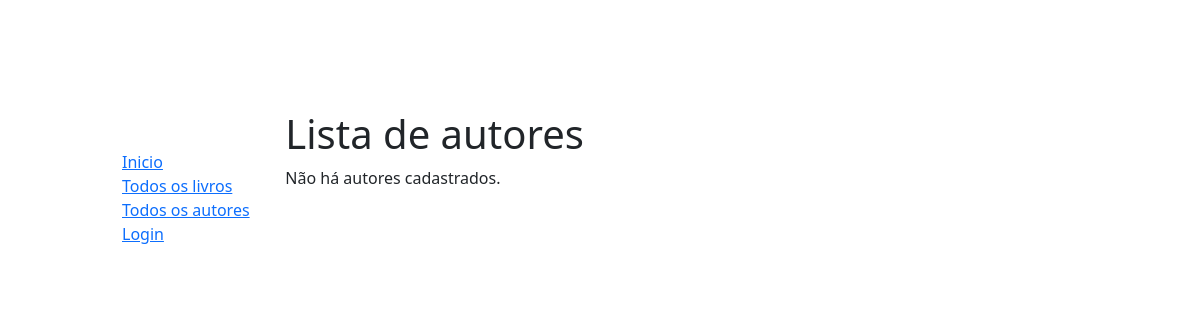
The app's page /catalog/autores, older data.
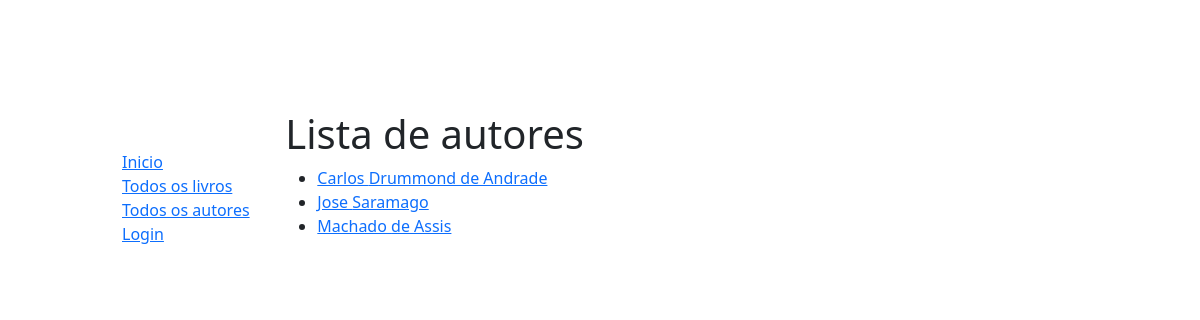
The same page, newer data.
### catalog/models.py (models this page shows, shortened)
class Autor(models.Model):
    nome = models.CharField(max_length=100)
    sobrenome = models.CharField(max_length=100)
    data_nascimento = models.DateField(null=True, blank=True)
    data_morte = models.DateField('Data da morte', null= True, blank= True)
    class Meta:
        ordering = ['nome','sobrenome']
    def get_absolute_url(self):
        return reverse('autor-detail', args=[str(self.id)])

### catalog/views.py (the view)
# urls.py: path('autores', views.AutorListView.as_view(), name = 'autores'),
class AutorListView(generic.ListView):
    model = Autor

### catalog/templates/catalog/autor_list.html
{% extends "base_generic.html" %}
{% block content %}
  <h1>Lista de autores</h1>
  {% if autor_list %}
  <ul>
    {% for autor in autor_list %}
      <li>
        <a href=" {{ autor.get_absolute_url }}">{{ autor.nome }} {{ autor.sobrenome }} </a>
      </li>
    {% endfor %}
  </ul>
  {% else %}
    <p>Não há autores cadastrados.</p>
  {% endif %}
{% endblock %}

Row changes from the older to the newer data that the page shows:
added Autor: nome "Carlos", sobrenome "Drummond de Andrade"
added Autor: nome "Jose", sobrenome "Saramago"
added Autor: nome "Machado", sobrenome "de Assis"
Text that changed along with them:
text no longer shown: "Não há autores cadastrados."
